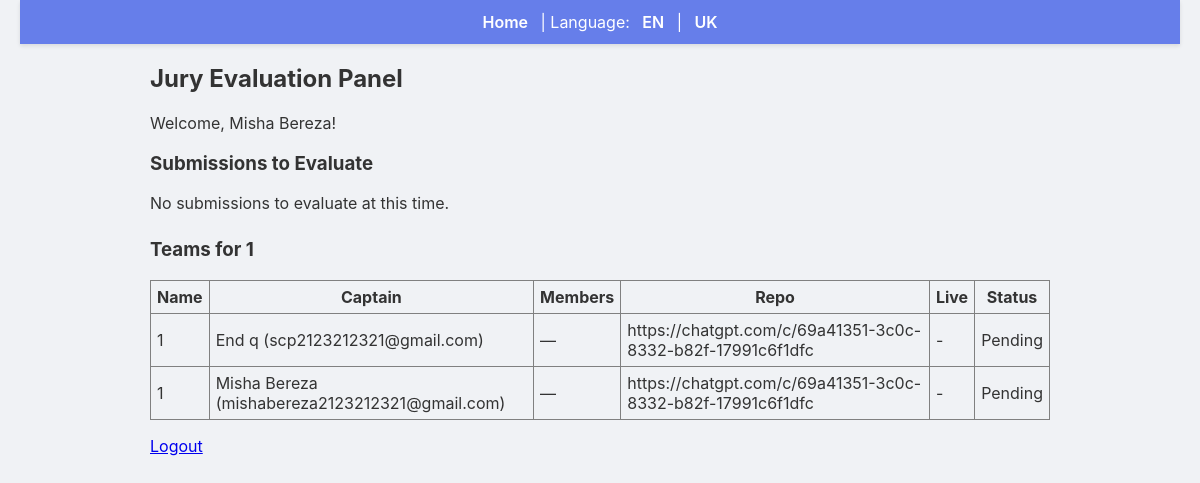
The app's page /jury/evaluate (signed in) with its own data.
### backend/models.py (models this page shows)
class User(db.Model):
    id = db.Column(db.Integer, primary_key=True)
    first_name = db.Column(db.String(120), nullable=False)
    last_name = db.Column(db.String(120), nullable=False)
    email = db.Column(db.String(200), unique=True, nullable=False)
    age = db.Column(db.Integer)
    bio = db.Column(db.Text)
    role = db.Column(db.String(30), default='team')
    @property
    def name(self):
        return f"{self.first_name} {self.last_name}"

class Tournament(db.Model):
    id = db.Column(db.Integer, primary_key=True)
    name = db.Column(db.String(200), nullable=False)
    description = db.Column(db.Text)
    max_teams = db.Column(db.Integer)
    status = db.Column(db.String(30), default="Draft")
    rounds = db.relationship('Round', backref='tournament', lazy=True)

class Team(db.Model):
    id = db.Column(db.Integer, primary_key=True)
    name = db.Column(db.String(200), nullable=False)
    captain_id = db.Column(db.Integer, db.ForeignKey('user.id'), nullable=False)
    captain = db.relationship('User', foreign_keys=[captain_id])
    members = db.relationship('User', secondary=team_members, backref='teams', lazy='dynamic')
    tournament_id = db.Column(db.Integer, db.ForeignKey('tournament.id'))
    submissions = db.relationship('Submission', backref='team', lazy=True)
    repo_url = db.Column(db.String(500))
    live_url = db.Column(db.String(500))
    comments = db.Column(db.Text)
    submitted_at = db.Column(db.DateTime)
    submission_status = db.Column(db.String(30), default='None')  # None, Pending, Accepted, Rejected, Returned

### backend/auth.py (the view)
def jury_evaluate():
    if 'jury_id' not in session:
        return redirect('/jury/login')
    jury = User.query.get(session['jury_id'])
    if not jury or jury.role != 'jury':
        session.pop('jury_id', None)
        return redirect('/jury/login')
    from .models import Submission, Evaluation, Team, Tournament
    tournament = Tournament.query.get(1)
    teams = []
    if tournament:
        teams = Team.query.filter_by(tournament_id=tournament.id).all()
    submissions = Submission.query.join(Team, Submission.team_id == Team.id).filter(Team.submission_status == 'Pending').all()
    unevaluated = []
    for s in submissions:
        already = Evaluation.query.filter_by(submission_id=s.id, jury_id=jury.id).first()
        if not already:
            unevaluated.append(s)
    return render_template('jury_evaluate.html', submissions=unevaluated, current_user=jury, tournament=tournament, teams=teams)

### backend/app.py (called while the page is built)
@app.context_processor
def inject_user_processor():
    return inject_user()

@app.context_processor
def translation_processor():
    return translation()

### backend/app_helpers.py (called while the page is built)
def get_current_user():
    uid = session.get('user_id')
    if uid:
        return User.query.get(uid)
    return None

def inject_user():
    return {'get_current_user': get_current_user}

def translation():
    lang = session.get('language', 'en')
    def t(key):
        return get_text(key, lang)
    return {
        't': t,
        'lang': lang,
        'supported_languages': list(TRANSLATIONS.keys())
    }

### backend/translations.py (called while the page is built)
def get_text(key, lang='en'):
    if lang not in TRANSLATIONS:
        lang = 'en'
    return TRANSLATIONS[lang].get(key, key)

### templates/jury_evaluate.html
{% extends 'base.html' %}
{% block content %}
  <h2>{{ t('jury_evaluation_panel') }}</h2>
  <p>{{ t('welcome') }}, {{ current_user.name if current_user else 'Jury' }}!</p>
  <h3>{{ t('submissions_to_evaluate') }}</h3>
  {% if submissions %}
    <ul>
      {% for s in submissions %}
        <li>{{ t('submissions_to_evaluate') }} #{{ s.id }} - {{ t('team') }}: {{ s.team.name }} - {{ t('round') }}: {{ s.round.title }} <a href="/evaluate/{{ s.id }}">Evaluate</a></li>
      {% endfor %}
    </ul>
  {% else %}
    <p>{{ t('no_submissions') }}</p>
  {% endif %}
  {% if tournament %}
    <h3 style="margin-top:25px;">Teams for {{ tournament.name }}</h3>
    {% if teams %}
      <table border="1" cellpadding="6" style="border-collapse: collapse; width:100%; max-width:900px;">
        <tr><th>Name</th><th>Captain</th><th>Members</th><th>Repo</th><th>Live</th><th>Status</th></tr>
        {% for team in teams %}
          <tr>
            <td>{{ team.name }}</td>
            <td>{{ team.captain.first_name }} {{ team.captain.last_name }} ({{ team.captain.email }})</td>
            <td>
              {% for m in team.members.all() %}
                {{ m.first_name }} {{ m.last_name }}{% if not loop.last %}, {% endif %}
              {% else %}
                —
              {% endfor %}
            </td>
            <td>{{ team.repo_url or '-' }}</td>
            <td>{{ team.live_url or '-' }}</td>
            <td>{{ team.submission_status or '-' }}</td>
          </tr>
        {% endfor %}
      </table>
    {% else %}
      <p>No teams found for this tournament.</p>
    {% endif %}
  {% else %}
    <p>Tournament #1 not found.</p>
  {% endif %}
  <p><a href="/jury/logout">Logout</a></p>
{% endblock %}

### static/css/main.css (style rules this page uses)
body { font-family: -apple-system, BlinkMacSystemFont, 'Segoe UI', Roboto, Oxygen, Ubuntu, Cantarell, 'Open Sans', 'Helvetica Neue', sans-serif; margin: 0; padding: 0 20px; background: #f0f2f5; color: #333; }

### records on screen
User: first_name+last_name "Misha Bereza"
Tournament: name "1"
Team: name "1", captain.first_name "End", captain.last_name "q", captain.email "scp2123212321@gmail.com", repo_url "https://chatgpt.com/c/69a41351-3c0c-8332-b82f-17991c6f1dfc", live_url "-", submission_status "Pending"
Team: name "1", captain.first_name "Misha", captain.last_name "Bereza", captain.email "mishabereza2123212321@gmail.com", repo_url "https://chatgpt.com/c/69a41351-3c0c-8332-b82f-17991c6f1dfc", live_url "-", submission_status "Pending"

### other values on screen
{{ t('home') }} "Home"
{{ t('language') }} "Language"
{{ t('jury_evaluation_panel') }} "Jury Evaluation Panel"
{{ t('welcome') }} "Welcome"
{{ t('submissions_to_evaluate') }} "Submissions to Evaluate"
{{ t('no_submissions') }} "No submissions to evaluate at this time."
